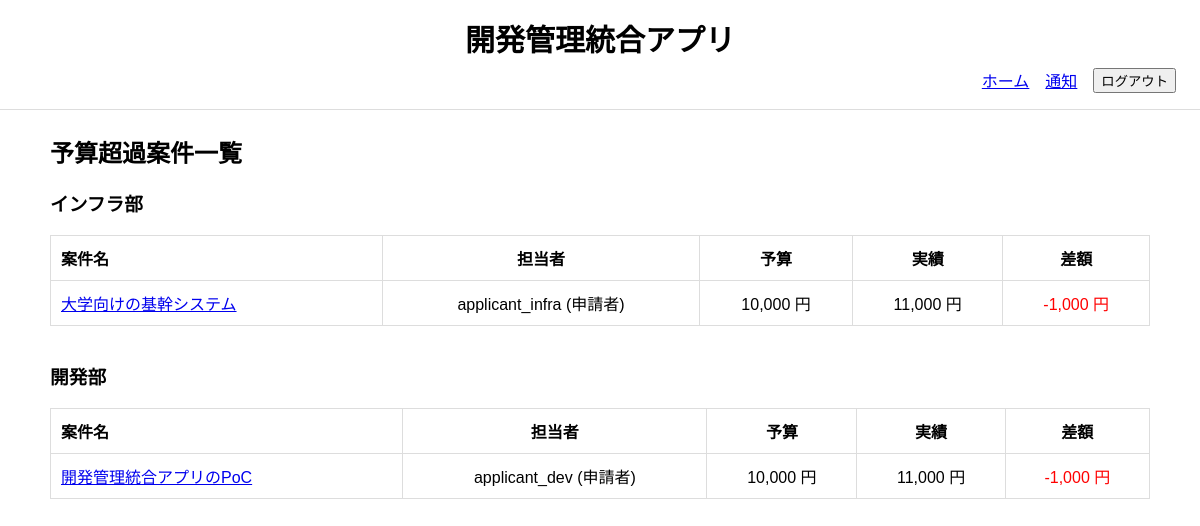
Page /projects/over-budget/hq/ (signed in) on the committed database.
### project_management_app/models.py (models this page shows, shortened)
class Department(models.Model):
    name = models.CharField("部門", max_length=100, unique=True)
    is_headquarters = models.BooleanField(default=False)
    class Meta:
        verbose_name = "部門"
        verbose_name_plural = "部門"
        ordering = ["name"]

class Project(models.Model):
    class Status(models.TextChoices):
        DRAFT = "draft", "下書き"
        PENDING_MANAGER = "pending_manager", "部門承認待ち"
        PENDING_HQ = "pending_hq", "本部承認待ち"
        APPROVED = "approved", "承認済"
        IN_PROGRESS = "in_progress", "進行中"
        COMPLETED = "completed", "完了"
        REJECTED = "rejected", "却下"
    name = models.CharField("案件名", max_length=200)
    description = models.TextField("目的・概要")
    applicant = models.ForeignKey(
        CustomUser,
        verbose_name="案件担当者",
        on_delete=models.SET_NULL,
        null=True,
        blank=True,
        related_name="applied_projects"
    )
    department = models.ForeignKey(
        Department,
        verbose_name="担当部門",
        on_delete=models.PROTECT,
        related_name="projects",
    )
    estimated_budget = models.DecimalField(
        "予算額", max_digits=12, decimal_places=0
        )
    is_budget_notified = models.BooleanField(default=False)
    progress_rate = models.PositiveIntegerField(
        "全体進捗率",
        default=0,
        validators=[MinValueValidator(0), MaxValueValidator(100)]
    )
    status = models.CharField(
        "ステータス",
        max_length=30,
        choices=Status.choices,
        default=Status.DRAFT
    )
    submitted_at = models.DateField("申請日", null=True, blank=True)
    start_date = models.DateField("開始日", null=True, blank=True)
    due_date = models.DateField("期限", null=True, blank=True)
    approved_at = models.DateField("最終承認日", null=True, blank=True)
    completed_at = models.DateField("完了日", null=True, blank=True)
    created_at = models.DateTimeField("作成日時", auto_now_add=True)
    updated_at = models.DateTimeField("更新日時", auto_now=True)
    class Meta:
        verbose_name = "案件"
        verbose_name_plural = "案件"
        ordering = ["-created_at"]
    @property
    def total_actual_amount(self):
        return (
            self.budget_records.aggregate(
                total=Sum("amount")
            )["total"] or 0
        )
    @property
    def is_over_budget(self):
        return self.total_actual_amount > self.estimated_budget
    @property
    def total_diff(self):
        return self.estimated_budget - self.total_actual_amount

class CustomUser(AbstractUser):
    class Role(models.TextChoices):
        MEMBER = "member", "タスク担当者"
        APPLICANT = "applicant", "申請者"
        MANAGER = "manager", "部門管理者"
        HQ = "hq", "本部管理者"
    department = models.ForeignKey(
        Department,
        verbose_name="所属部門",
        on_delete=models.PROTECT,
        related_name="users",
        null=True,
        blank=True
    )
    role = models.CharField(
        "ロール",
        max_length=30,
        choices=Role.choices,
        default=Role.APPLICANT
    )
    class Meta:
        verbose_name = "ユーザー"
        verbose_name_plural = "ユーザー"
    def __str__(self):
        return f"{self.username} ({self.get_role_display()})"

### project_management_app/views.py (the view)
# urls.py: path("projects/over-budget/hq/", HQOverBudgetProjectListView.as_view(), name="hq_over_budget_projects"),
class HQOverBudgetProjectListView(LoginRequiredMixin, ListView):
    model = Project
    template_name = "project_management_app/hq_over_budget_projects.html"
    def get_context_data(self, **kwargs):
        context = super().get_context_data(**kwargs)
        projects = Project.objects.select_related("department")
        over_budget = [p for p in projects if p.is_over_budget]
        grouped = defaultdict(list)
        for p in over_budget:
            grouped[p.department].append(p)
        context["grouped_projects"] = dict(grouped)
        return context

### project_management_app/context_processors.py (called while the page is built)
def notification_count(request):
    if request.user.is_authenticated:
        count = Notification.objects.filter(
            recipient=request.user,
            is_read=False
        ).count()
    else:
        count = 0
    return {
        "unread_notification_count": count
    }

def pending_approval_count(request):
    if request.user.is_authenticated:
        if request.user.role == "manager":
            count = Project.objects.filter(
                department=request.user.department,
                status=Project.Status.PENDING_MANAGER
            ).count()
        elif request.user.role == "hq":
            count = Project.objects.filter(
                status=Project.Status.PENDING_HQ
            ).count()
        else:
            count = 0
    else:
        count = 0
    return {
        "pending_approval_count": count
    }

### project_management_app/templates/project_management_app/hq_over_budget_projects.html (shortened to what this page needs)
{% extends "project_management_app/base.html" %}
{% load humanize%}
{% block content %}
<h2>予算超過案件一覧</h2>
{% for dept, plist in grouped_projects.items %}
    <h3>{{ dept.name }}</h3>
    <table>
        <tr>
            <th>案件名</th>
            <th>担当者</th>
            <th>予算</th>
            <th>実績</th>
            <th>差額</th>
        </tr>
        {% for p in plist %}
        <tr>
            <td>
                <a href="{% url 'project_detail' p.pk %}">
                    {{ p.name }}
                </a>
            </td>
            <td>{{ p.applicant }}</td>
            <td>{{ p.estimated_budget|intcomma }} 円</td>
            <td>{{ p.total_actual_amount|intcomma }} 円</td>
            <td>
                {% if p.total_diff < 0 %}
                    <span style="color:red;">{{ p.total_diff|intcomma }} 円</span>
                {% else %}
                    {{ p.total_diff|intcomma }} 円
                {% endif %}
            </td>
        </tr>
        {% endfor %}
    </table>
    <br>
{% empty %}
    <p>予算超過案件はありません。</p>
{% endfor %}
{% endblock %}

### project_management_app/static/project_management_app/base.css (style rules this page uses)
body { font-family: sans-serif; margin: 0; }
table { width: 100%; border-collapse: collapse; }
th, td { text-align: center; vertical-align: middle; padding: 10px; border: 1px solid #ddd; }
th:first-child, td:first-child { text-align: left; }

### rows in the picture
Department: name "インフラ部"
Project: name "大学向けの基幹システム", applicant "applicant_infra (申請者)", estimated_budget "10,000", total_actual_amount "11,000", total_diff "-1,000"
Department: name "開発部"
Project: name "開発管理統合アプリのPoC", applicant "applicant_dev (申請者)", estimated_budget "10,000", total_actual_amount "11,000", total_diff "-1,000"
